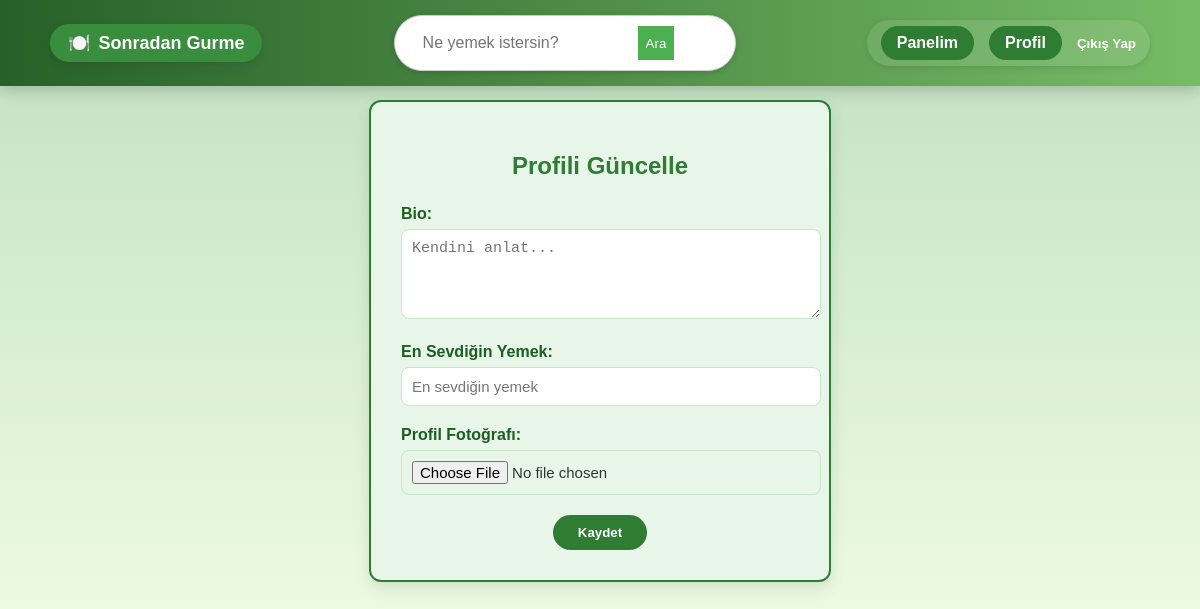
The app's page /sgapp/profil/guncelle/ (signed in), older data.
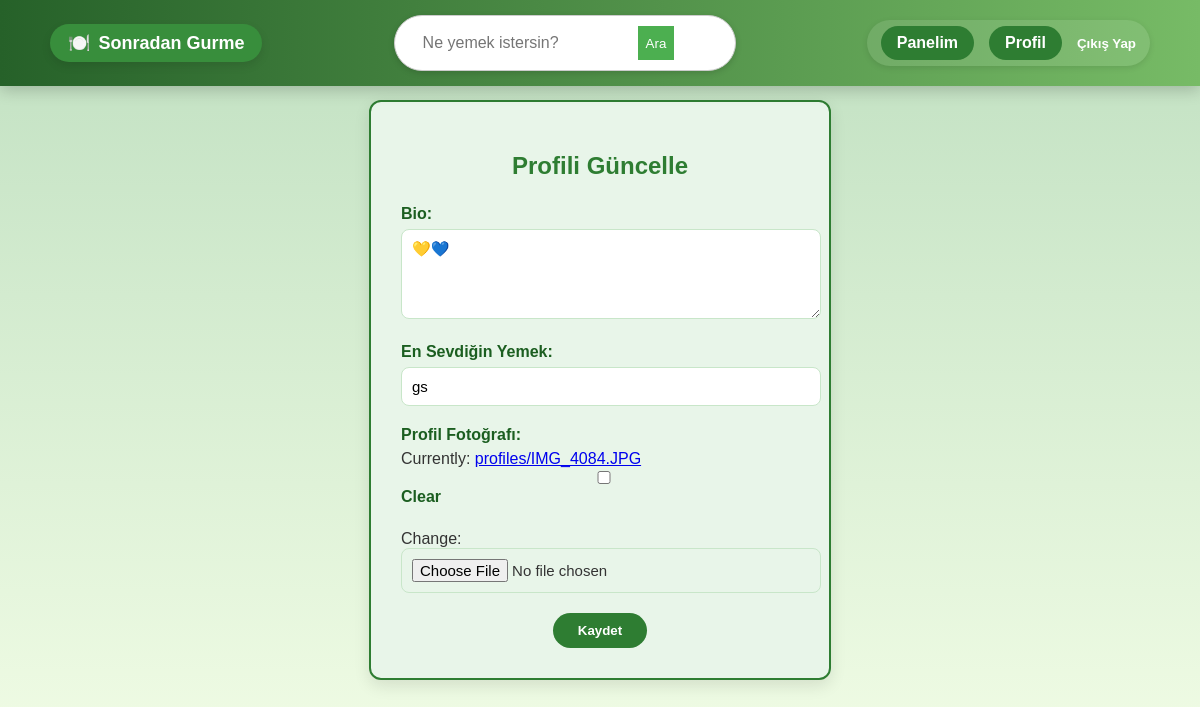
The same page, newer data.
### sgapp/models.py (models this page shows, shortened)
class User(AbstractUser):
    ROLE_CHOICES = (
        ('normal', 'Normal Kullanıcı'),
        ('gurme', 'Gurme'),
        ('moderator', 'Moderatör'),
    )
    role = models.CharField(max_length=10, choices=ROLE_CHOICES, default='normal')
    bio = models.TextField(blank=True)
    profile_picture = models.ImageField(upload_to='profiles/', null=True, blank=True)
    favorite_dish = models.CharField(max_length=100, blank=True, null=True)

### sgapp/views.py (the view)
# urls.py: path('profil/guncelle/', views.update_profile_view, name='update_profile'),
@login_required
def update_profile_view(request):
    user = request.user
    if request.method == 'POST':
        form = ProfileUpdateForm(request.POST, request.FILES, instance=user)
        if form.is_valid():
            form.save()
            return redirect('profile')
    else:
        form = ProfileUpdateForm(instance=user)
    return render(request, 'users/update_profile.html', {'form': form})

### sgapp/forms.py
class ProfileUpdateForm(forms.ModelForm):
    class Meta:
        model = User
        fields = ['bio', 'favorite_dish', 'profile_picture']
        widgets = {
            'bio': forms.Textarea(attrs={'rows': 4, 'placeholder': 'Kendini anlat...'}),
            'favorite_dish': forms.TextInput(attrs={'placeholder': 'En sevdiğin yemek'}),
        }

### sgapp/context_processors.py (called while the page is built, shortened)
def moderator_bildirimler(request):
    return {}

### templates/users/update_profile.html (shortened to what this page needs)
{% extends "base.html" %}
{% block content %}
<div class="form-container">
    <h2>Profili Güncelle</h2>
    <form method="POST" enctype="multipart/form-data">
        <div class="form-group">
            <label for="id_bio">Bio:</label>
            {{ form.bio }}
        </div>
        <div class="form-group">
            <label for="id_favorite_dish">En Sevdiğin Yemek:</label>
            {{ form.favorite_dish }}
        </div>
        <div class="form-group">
            <label for="id_profile_picture">Profil Fotoğrafı:</label>
            {{ form.profile_picture }}
        </div>
        <button type="submit">Kaydet</button>
    </form>
</div>
{% endblock %}

Row changes from the older to the newer data that the page shows:
changed User: bio (not shown) → "💛💙"; favorite_dish (not shown) → "gs"
Text that changed along with them:
form field profile_picture: (not shown) → "☐"
text now shown: "Currently: profiles/IMG_4084.JPG Clear Change:"
